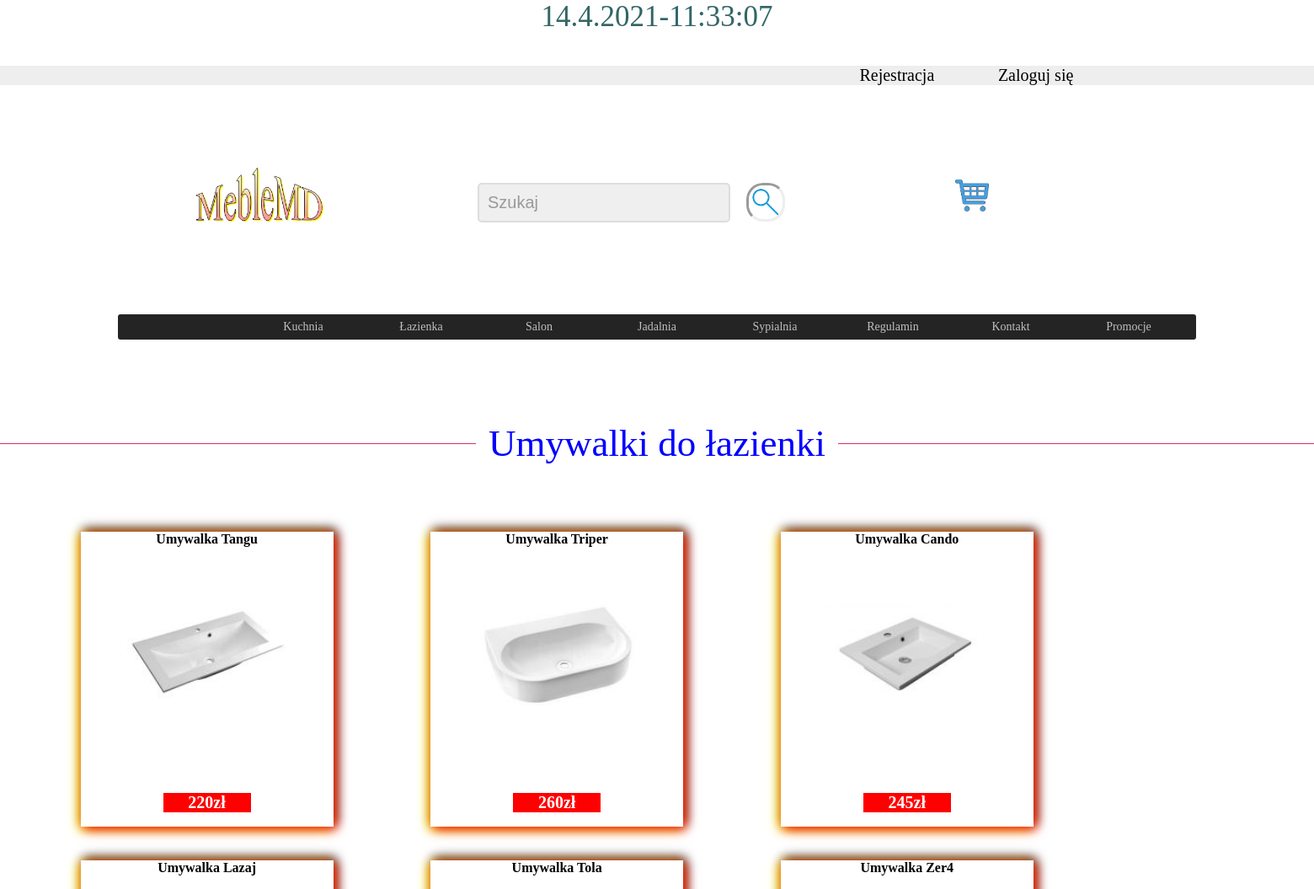
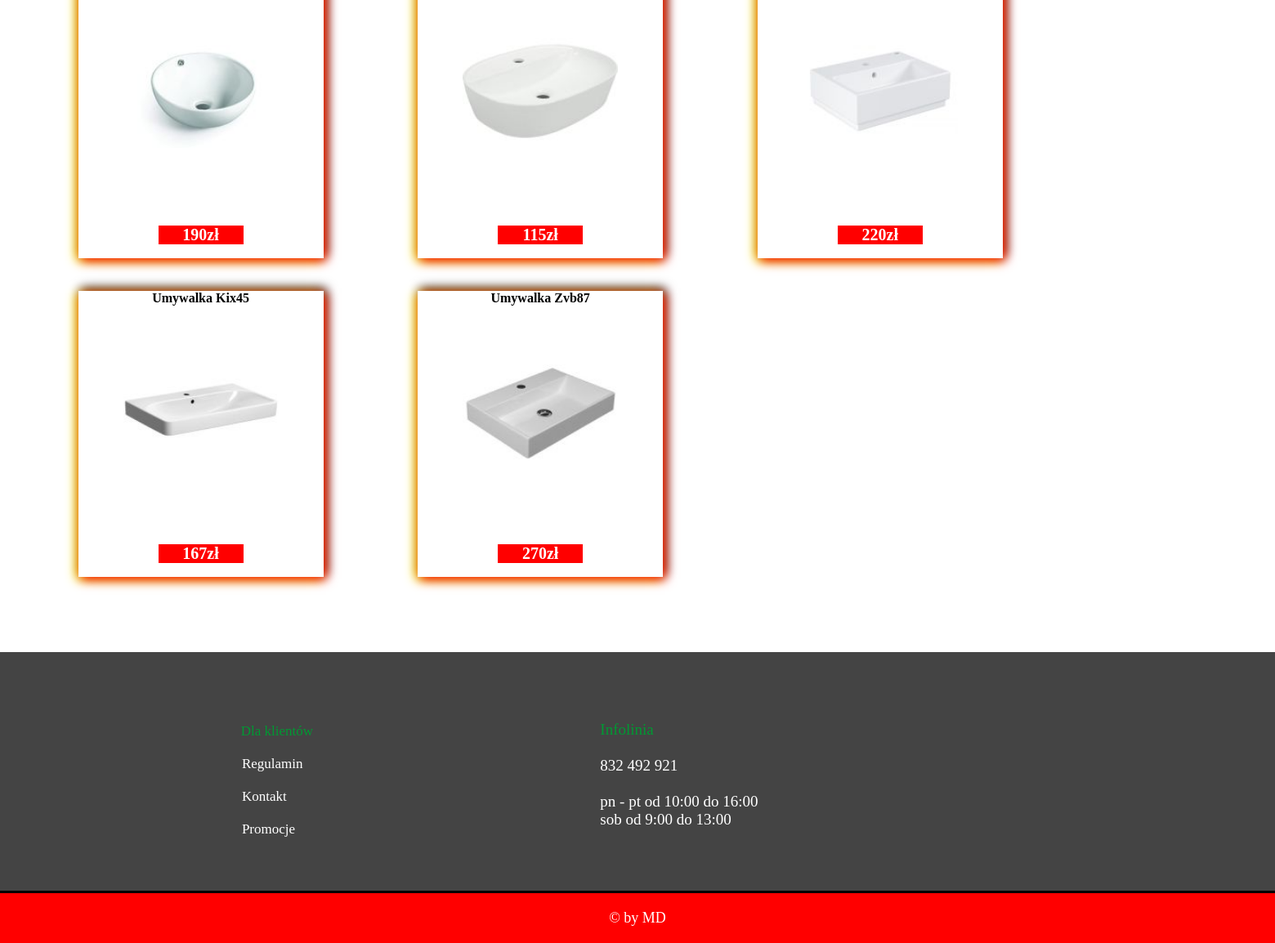
Page /lazienka_umywalki.php on the committed database (2 pictures, top to bottom).
### tables this page shows
CREATE TABLE `produkty` (
  `id` int(11) NOT NULL,
  `id_zdjec` varchar(15) DEFAULT NULL,
  `id_opisu_zdj` text NOT NULL,
  `nazwa` varchar(50) NOT NULL,
  `opis` text NOT NULL,
  `parametry` text NOT NULL,
  `cena` float NOT NULL,
  `ilosc` int(11) NOT NULL,
  `id_podkategoria` int(11) NOT NULL
);

### lazienka_umywalki.php (the view, shortened to what this page needs)
<?php
include("connect.php");
?>
<!DOCTYPE html>
<html lang="pl">
<head>
<link href="style.css" rel="stylesheet" type="text/css" />
<link href="css/fontello.css" rel="stylesheet" type="text/css" />
</head>
<body>
		<body onload="odliczanie();">
		<div id="zegar">
</div>
<header>
	<div class="pasreje">
	<?php
	if(isset($id_uzytkownika)!="")
	{echo"<h888>";
		echo"Witaj ".$_SESSION['user']."";
		echo"</h888>";
		echo"<h889>";
			echo "Email:".$_SESSION['email'],"";
			echo"</h888>";
			echo'<li class="Wylogowanie"><a href="logout.php">Wyloguj się!</a></li>';
			if($id_uzytkownika!=5){
		echo'<li class="Konto"><a href="panel_uzytkownika.php">Twoje konto</a></li>';
			}
			else{
				echo'<li class="Konto"><a href="panel_admina.php">Panel admina</a></li>';
			}
	}
	else
      	{
		echo'<li class="Zakladanie"><a href="rejestracja.php">Rejestracja</a></li>';
		echo'<li class="Logowanie"><a href="logowanie.php">Zaloguj się</a></li>';
	 }
  ?>
</div>
</header>
	<div class="obw">
		<div class="naglowek">
		<div class="logo">
			<a href="index.php"> <img class='logo' src="images/logo.jpg" width='170' height'170'></a>
			</div>
		<div class="szukanied">
		<form action="wyszukiwarka.php" method="post">
		<input type="text" name='wartosc' placeholder="Szukaj" onfocus="this.placeholder=''" onblur="this.placeholder='Szukaj '" >
		<input type="image" id="szukan" alt="szukan"
       src="images/lupa.jpg" width='40' height'40'>
		</form>
		</div>
				<div class="koszydiv">
		<a href="wyswietlanie_koszyka.php"> <div class='tooltip3'> <img class='koszyk' src="images/koszyk.jpg" width='40' height'40'></a>
		</div>
			</div>
		</div>
	<div id="kontener">
	<div class="nav">
	<ul id="menu">
		<li><a href="index.php"><i class="icon-home-outline"></i></a></li>
		<li><a>Kuchnia</a>
		</li>
		<li><a>Łazienka</a>
		</li>
		<li><a>Salon</a>
		</li>
		<li><a>Jadalnia</a>
		</li>
		<li><a>Sypialnia</a>
		</li>
		<li><a href="regulamin.php">Regulamin</a></li>
		<li><a href="kontakt.php"> Kontakt</a></li>
		<li><a href="promocja.php"> Promocje</a></li>
	</ul>
	</div>
	</div>
	<br><br><br>
	<div class="napisek">
	<h67>
	Umywalki do łazienki</h67>
	</div>
	<br><br><br>
	<div class="blok">
	<?php
$wynik = mysqli_query($link,"Select * from produkty where id_podkategoria=7")
or die('Błąd zapytania');
if(mysqli_num_rows($wynik) > 0) {
    while($r = mysqli_fetch_object($wynik)) {
		$id=$r->id;
            echo '<div class="element">';
		echo '<div class="obramowanie">';
		echo"<h10>";
	   echo "<a style='text-decoration:none'  target='_blank' href='product.php?product_id=$id'>";
        echo "<b>".$r->nazwa."</b>";
	echo "<br> </br>";
		 echo" <div class='tooltip2'> <img class='zoom' src=images/".$r->id_zdjec.".jpg width='190' height'120'>";
		echo"</div>";
		echo "<br> </br>";
		echo "</a>";
		 echo '<div class="cenaobw">';
echo "<b><h5>".$r->cena. "zł </h5></b>";
echo"</h10>";
echo "<br> </br>";
echo "<br> </br>";
echo "<br> </br>";
echo'</div>';
			echo '</div>';
			echo'</div>';
    }
}
?>
<div class="info">
<h410>
<h5211 style="color:#009933;">Infolinia</h5211>
<br><br>
832 492 921
<br><br>
	pn - pt od 10:00 do 16:00
	<br>
	sob od 9:00 do 13:00
</h410>
<h411>
Dla klientów
<br><br>
<a href="regulamin.php">Regulamin</a>
<br><br>
<a href="kontakt.php"> Kontakt</a>
<br><br>
<a href="promocja.php"> Promocje</a>
</h411>
</div>
<div id="footer">
			&copy by MD
		</div>
</body>
</html>

### style.css (style rules this page uses)
body { background-size: 100%; background-attachment: fixed; margin:0 !important; }
#zegar { color: #336666; font-size: 35px; text-align: center; }
#footer { clear: both; color: white; text-align: center; padding: 20px; font-size: 18px; background-color:red; position: relative; top:1.9cm; }
.element { float:left; padding:20px; margin-left:2cm; }
.element a { color:black; }
input[type=text], input[type=password] { width: 300px; background-color: #efefef; color: #666; border: 2px solid #ddd; border-radius: 5px; font-size: 20px; padding: 10px; box-sizing: border-box; outline: none; margin-top: 10px; }
input[type='image'] { border-top-style:inset; border-bottom-style:inset; border-right-style:inset; border-left-style:inset; border-top-right-radius: 20px; border-top-left-radius: 20px; border-bottom-right-radius:20px; border-bottom-left-radius:20px; background-color:#DDDDDD; position: relative;top:0.4cm; position: relative;left:0.4cm; transition: transform 0.2s; }
.obw { width=100%; }
.naglowek { width=100%; padding: 50px 0; background-color:white; }
.logo { position: relative;left:3cm; position: relative;top:1cm; }
.szukanied { position: relative;left:15cm; }
.koszydiv { position: relative;left:30cm; position: relative;bottom:1.4cm; }
.tooltip3 { position: relative; display: inline-block; }
.napisek { text-align:center; padding:1px; color:blue; font-size:45px; border-bottom: 1px solid #CC3366; margin-bottom: 30px; position: relative; z-index: 1; }
.napisek h67 { background: #fff; padding: 0 15px; position: relative; top: 27px; z-index: 1; }
.tooltip2 { position: relative; display: inline-block; }
.pasreje { font-size:20px; background-color:#EEEEEE; position: relative; top:1cm; }
.Zakladanie { display:block; display:inline-block; text-decoration: none; list-style-type: none; position: relative; left:27cm; }
.Zakladanie a { text-decoration: none; color:black; }
.Logowanie { background-size:40%; display:block; display:inline-block; text-decoration: none; list-style-type: none; position: relative; left:29cm; }
.Logowanie a { text-decoration: none; color:black; }
.nav { z-index: 2; }
img.zoom { position: relative; z-index: 1; }
.cenaobw { color:white; }
.cenaobw h5 { margin-left: 98px; margin-right: 98px; background-color:red; font-size:20px; }
.obramowanie { width:300px; height:350px; transition: transform 0.3s; text-align:center; box-shadow: 3px 3px 13px red, yellow -3px 3px 13px, 3px -3px 13px; }
img.koszyk { transition: transform 0.3s; }
.info { padding:20px; background-color:#444444; position: relative; top:1.9cm; border-bottom-style: solid; clear: both; }
.info h410 { position: relative;left:18.9cm; position: relative; top:1.7cm; color:white; font-size:19px; }
.info h411 a { color:white; text-decoration:none; position: relative;left:4.4cm; }
.info h411 { position: relative;left:2.9cm; font-size:17px; color:#009933; position: relative; bottom:1.2cm; }
#kontener { width: 100%; padding: 15px 0; z-index: 2; text-align:center; }
#menu { z-index: 2;display: table; padding: 0 10px 0; margin: 0 auto; overflow: hidden; font-size: 14px; background: #242424; }
#menu li { z-index: 2;list-style-type: none; margin: 0 auto; float: left; }
#menu > li { float: left; width: 140px; height: 30px; z-index: 2; }
#menu li a { display: block; color: silver; text-decoration: none; padding: 7px 10px 7px;z-index: 2; }
#menu { border-radius: 3px;z-index: 2; }

### rows in the picture
produkty: nazwa "Umywalka Tangu", id_zdjec (picture), cena "220"
produkty: nazwa "Umywalka Triper", id_zdjec (picture), cena "260"
produkty: nazwa "Umywalka Cando", id_zdjec (picture), cena "245"
produkty: nazwa "Umywalka Lazaj", id_zdjec (picture), cena "190"
produkty: nazwa "Umywalka Tola", id_zdjec (picture), cena "115"
produkty: nazwa "Umywalka Zer4", id_zdjec (picture), cena "220"
produkty: nazwa "Umywalka Kix45", id_zdjec (picture), cena "167"
produkty: nazwa "Umywalka Zvb87", id_zdjec (picture), cena "270"
